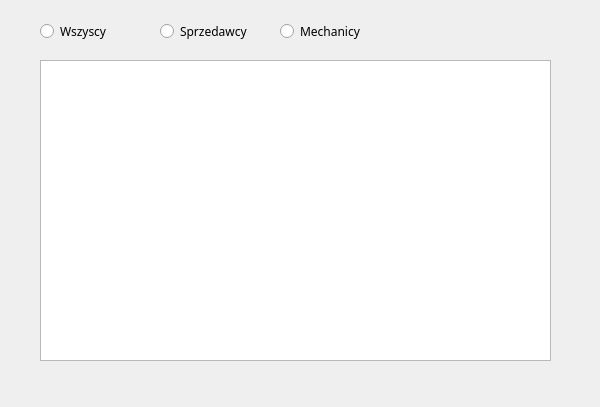
<?xml version="1.0" encoding="UTF-8"?>
<ui version="4.0">
 <class>ShowPersonnelWindow</class>
 <widget class="QDialog" name="ShowPersonnelWindow">
  <property name="geometry">
   <rect>
    <x>0</x>
    <y>0</y>
    <width>600</width>
    <height>407</height>
   </rect>
  </property>
  <property name="font">
   <font>
    <family>Avenir Next</family>
   </font>
  </property>
  <property name="windowTitle">
   <string>Dialog</string>
  </property>
  <widget class="QListWidget" name="listaPersonnel">
   <property name="geometry">
    <rect>
     <x>40</x>
     <y>60</y>
     <width>511</width>
     <height>301</height>
    </rect>
   </property>
  </widget>
  <widget class="QRadioButton" name="radioWszyscy">
   <property name="geometry">
    <rect>
     <x>40</x>
     <y>20</y>
     <width>100</width>
     <height>22</height>
    </rect>
   </property>
   <property name="text">
    <string>Wszyscy</string>
   </property>
  </widget>
  <widget class="QRadioButton" name="radioSprzedawca">
   <property name="geometry">
    <rect>
     <x>160</x>
     <y>20</y>
     <width>100</width>
     <height>22</height>
    </rect>
   </property>
   <property name="text">
    <string>Sprzedawcy</string>
   </property>
  </widget>
  <widget class="QRadioButton" name="radioMechanik">
   <property name="geometry">
    <rect>
     <x>280</x>
     <y>20</y>
     <width>100</width>
     <height>22</height>
    </rect>
   </property>
   <property name="text">
    <string>Mechanicy</string>
   </property>
  </widget>
 </widget>
 <resources/>
 <connections/>
</ui>
